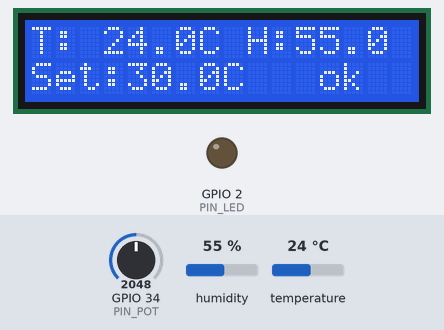
This sketch was run on a simulated ESP32. On the bench: 16×2 character LCD, output pins drawn as LEDs (lit = HIGH). The test bench sets the inputs (shaded band); at power-on: temperature 24 °C, GPIO 34 (PIN_POT) = 2048, humidity 55 % (analog values on the 0–4095 scale). What the sketch prints to the serial monitor is not drawn.

Above: at 2.2 s.
2.3 s: temperature set to 32.8 °C
At 3.9 s:
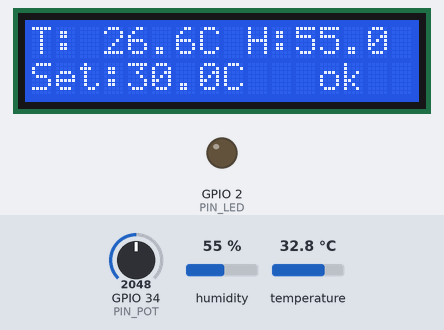
6.6 s: temperature set to 34 °C
At 8.2 s:
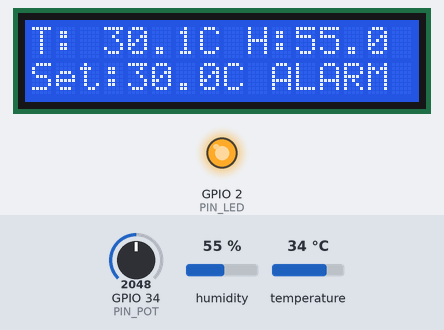
12.6 s: GPIO 34 (PIN_POT) set to 2866
At 14.1 s:
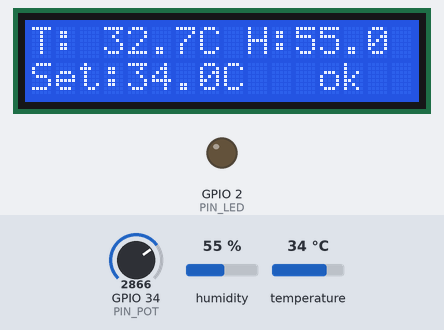
14.6 s: humidity set to 22 %
At 15.7 s:
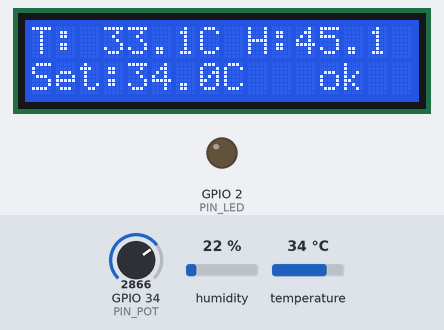
18.6 s: GPIO 34 (PIN_POT) set to 3603
At 20.0 s:
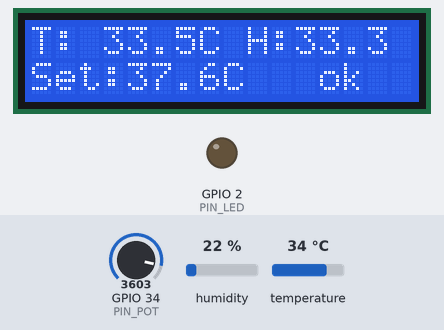
Timing chart, 0 to 21.6 s (numbered marks = the images above; inputs shaded):
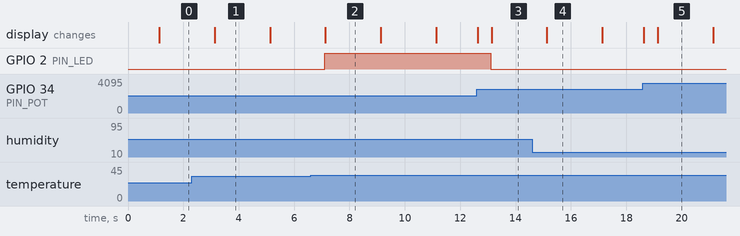

The sketch:

sketch.ino
```cpp
/*
 * Multi-protocol sensor node  -  ESP32
 * -----------------------------------
 * One small board talking to the outside world four different ways, which is
 * what a real instrumentation node does:
 *
 *   1-Wire  DHT22 temperature and humidity sensor on GPIO 15
 *   I2C     16x2 character LCD at address 0x27 (SDA 21, SCL 22)
 *   ADC     10 kOhm potentiometer on GPIO 34, used as the alarm set point
 *   UART    CSV telemetry at 115200 baud for the Python host program
 *
 * The firmware is deliberately non-blocking: there is no delay() in loop().
 * Every job has its own "next time to run" stamp, so the serial command
 * handler stays responsive while the sensor is being sampled.
 *
 * Serial commands (type them in the monitor and press enter)
 *   h   print help
 *   c   print the CSV header again
 *   s   print the current reading once
 */

#include <Wire.h>
#include <LiquidCrystal_I2C.h>
#include "DHTesp.h"

/* ---------------- configuration ---------------- */
static const int      PIN_DHT       = 15;
static const int      PIN_POT       = 34;
static const int      PIN_LED       = 2;
static const uint8_t  LCD_ADDRESS   = 0x27;
static const uint32_t SENSOR_PERIOD = 2000;   /* ms, DHT22 needs >= 2 s */
static const uint32_t LCD_PERIOD    = 500;    /* ms */
static const float    SET_MIN       = 20.0f;  /* pot fully left  */
static const float    SET_MAX       = 40.0f;  /* pot fully right */

/* ---------------- objects and state ---------------- */
LiquidCrystal_I2C lcd(LCD_ADDRESS, 16, 2);
DHTesp dht;

static float    temperature = 0.0f;
static float    humidity    = 0.0f;
static float    setpoint    = 30.0f;
static bool     alarm_on       = false;
static bool     sensorOk    = false;
static uint32_t samples     = 0;

static uint32_t nextSensor = 0;
static uint32_t nextLcd    = 0;

/* Exponential moving average. A cheap low-pass filter: each new reading only
 * moves the output part of the way, so a single noisy sample cannot swing the
 * alarm. alpha = 0.3 keeps it responsive while still smoothing.            */
static float ema(float previous, float sample, float alpha)
{
    return previous + alpha * (sample - previous);
}

static void printHeader()
{
    Serial.println(F("millis,temperature_c,humidity_pct,setpoint_c,alarm"));
}

static void printSample()
{
    Serial.print(millis());       Serial.print(',');
    Serial.print(temperature, 2); Serial.print(',');
    Serial.print(humidity, 2);    Serial.print(',');
    Serial.print(setpoint, 2);    Serial.print(',');
    Serial.println(alarm_on ? 1 : 0);
}

static void handleSerial()
{
    while (Serial.available()) {
        char c = (char)Serial.read();
        switch (c) {
            case 'h':
                Serial.println(F("# h help | c csv header | s single sample"));
                break;
            case 'c':
                printHeader();
                break;
            case 's':
                printSample();
                break;
            default:
                break;   /* ignore newlines and anything else */
        }
    }
}

void setup()
{
    Serial.begin(115200);
    pinMode(PIN_LED, OUTPUT);

    Wire.begin();            /* I2C on the default ESP32 pins: SDA 21, SCL 22 */
    lcd.init();
    lcd.backlight();
    lcd.setCursor(0, 0);
    lcd.print("Sensor node");
    lcd.setCursor(0, 1);
    lcd.print("starting...");

    dht.setup(PIN_DHT, DHTesp::DHT22);

    /* The ESP32 ADC is 12 bit, so readings run from 0 to 4095. */
    analogReadResolution(12);

    delay(1000);             /* the only delay in the program, during start-up */
    lcd.clear();
    printHeader();
}

void loop()
{
    uint32_t now = millis();

    handleSerial();

    /* ---- set point follows the potentiometer, read every pass ---- */
    int raw = analogRead(PIN_POT);
    setpoint = SET_MIN + (SET_MAX - SET_MIN) * (float)raw / 4095.0f;

    /* ---- sample the sensor on its own schedule ---- */
    if ((int32_t)(now - nextSensor) >= 0) {
        nextSensor = now + SENSOR_PERIOD;

        TempAndHumidity r = dht.getTempAndHumidity();
        if (dht.getStatus() == DHTesp::ERROR_NONE) {
            if (!sensorOk) {          /* first good reading seeds the filter */
                temperature = r.temperature;
                humidity    = r.humidity;
                sensorOk    = true;
            } else {
                temperature = ema(temperature, r.temperature, 0.3f);
                humidity    = ema(humidity,    r.humidity,    0.3f);
            }
            samples++;
            alarm_on = (temperature > setpoint);
            digitalWrite(PIN_LED, alarm_on ? HIGH : LOW);
            printSample();
        } else {
            Serial.print(F("# sensor error: "));
            Serial.println(dht.getStatusString());
        }
    }

    /* ---- refresh the LCD on its own schedule ---- */
    if ((int32_t)(now - nextLcd) >= 0) {
        nextLcd = now + LCD_PERIOD;

        char line[17];
        snprintf(line, sizeof(line), "T:%5.1fC H:%4.1f", temperature, humidity);
        lcd.setCursor(0, 0);
        lcd.print(line);

        snprintf(line, sizeof(line), "Set:%4.1fC %s", setpoint,
                 alarm_on ? "ALARM" : "  ok ");
        lcd.setCursor(0, 1);
        lcd.print(line);
    }
}
```

Measured:
- the behaviour switches between 33.1 and 33.2 °C on temperature (found by bisection; images 1 and 2)
- after the input at 2.3 s, the display: changes after 0.83 s (image 1)
- after the input at 6.6 s, GPIO 2 (PIN_LED): LOW → HIGH after 0.50 s instead of 2.5 s
- after the input at 12.6 s, GPIO 2 (PIN_LED): HIGH → LOW after 0.50 s; the display: first changes at once (image 3 shows a later state)
- what the display in image 1 shows lasts 2.0 s, from 3.1 s to 5.1 s
